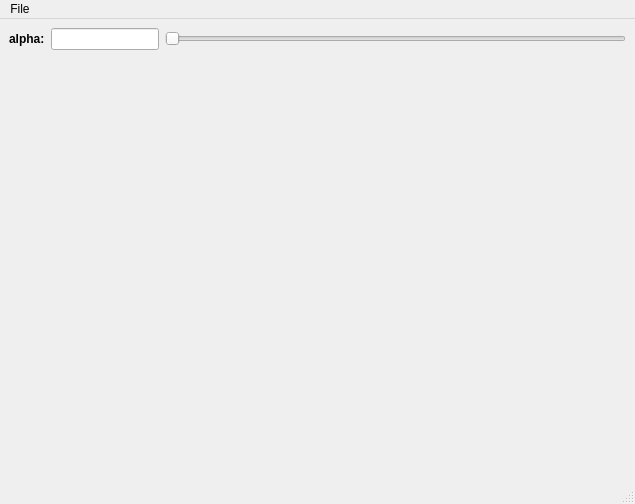
<ui version="4.0" >
 <class>MainWindow</class>
 <widget class="QMainWindow" name="MainWindow" >
  <property name="geometry" >
   <rect>
    <x>0</x>
    <y>0</y>
    <width>635</width>
    <height>504</height>
   </rect>
  </property>
  <property name="windowTitle" >
   <string>CGAL 3D Alpha Shape</string>
  </property>
  <widget class="QWidget" name="centralwidget" >
   <layout class="QVBoxLayout" >
    <item>
     <layout class="QHBoxLayout" >
      <item>
       <widget class="QLabel" name="alphaLabel" >
        <property name="font" >
         <font>
          <weight>75</weight>
          <bold>true</bold>
         </font>
        </property>
        <property name="text" >
         <string>alpha:</string>
        </property>
       </widget>
      </item>
      <item>
       <widget class="QLineEdit" name="alphaLineEdit" >
        <property name="sizePolicy" >
         <sizepolicy vsizetype="Fixed" hsizetype="Preferred" >
          <horstretch>0</horstretch>
          <verstretch>0</verstretch>
         </sizepolicy>
        </property>
       </widget>
      </item>
      <item>
       <widget class="QSlider" name="alphaSlider" >
        <property name="singleStep" >
         <number>1</number>
        </property>
        <property name="orientation" >
         <enum>Qt::Horizontal</enum>
        </property>
       </widget>
      </item>
     </layout>
    </item>
    <item>
     <widget class="Viewer" native="1" name="viewer" />
    </item>
   </layout>
  </widget>
  <widget class="QMenuBar" name="menubar" >
   <property name="geometry" >
    <rect>
     <x>0</x>
     <y>0</y>
     <width>635</width>
     <height>19</height>
    </rect>
   </property>
   <widget class="QMenu" name="menuFile" >
    <property name="title" >
     <string>File</string>
    </property>
    <addaction name="actionLoad_New_File" />
    <addaction name="actionLoad_Additional_File" />
    <addaction name="actionQuit" />
   </widget>
   <addaction name="menuFile" />
  </widget>
  <widget class="QStatusBar" name="statusbar" />
  <action name="actionLoad_New_File" >
   <property name="text" >
    <string>Load New File</string>
   </property>
  </action>
  <action name="actionLoad_Additional_File" >
   <property name="text" >
    <string>Load Additional File</string>
   </property>
  </action>
  <action name="actionLoad_Points" >
   <property name="text" >
    <string>Load Points</string>
   </property>
  </action>
  <action name="actionQuit" >
   <property name="text" >
    <string>Quit</string>
   </property>
  </action>
 </widget>
 <customwidgets>
  <customwidget>
   <class>Viewer</class>
   <extends>QWidget</extends>
   <header>Viewer.h</header>
  </customwidget>
 </customwidgets>
 <resources/>
 <connections/>
</ui>
